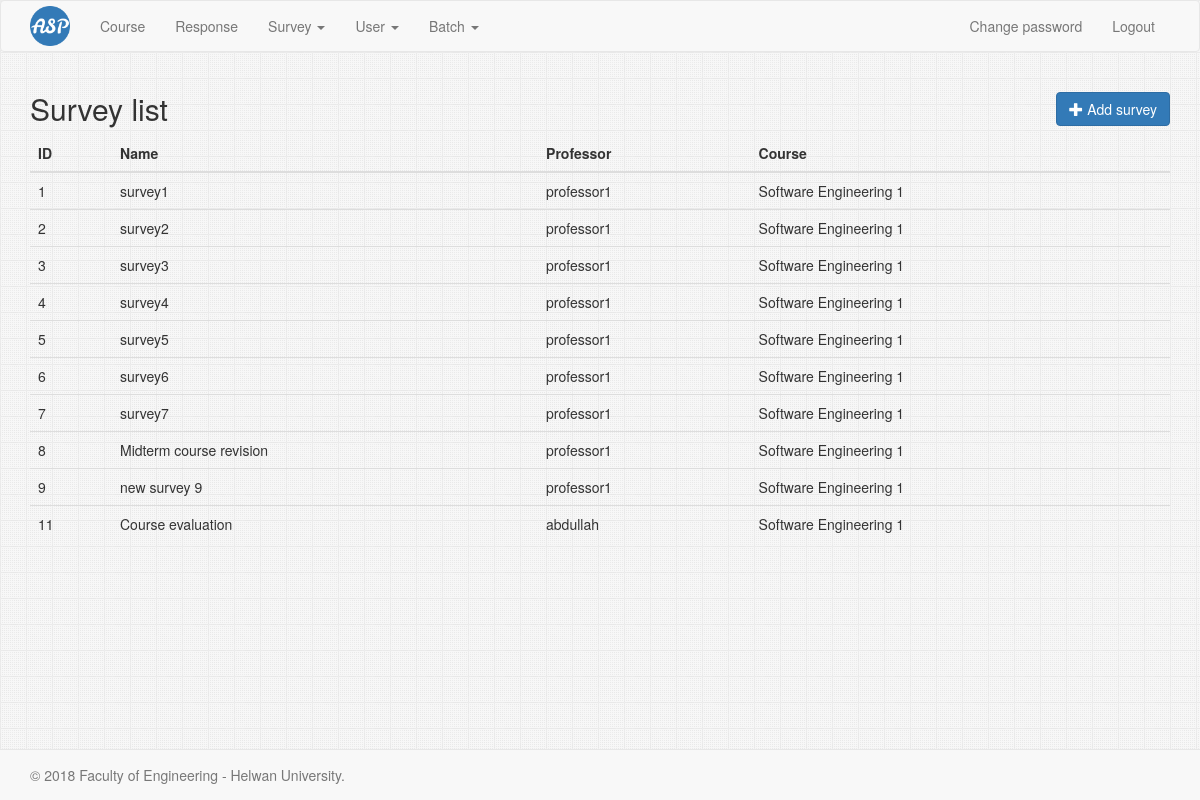
Before: /survey/list (signed in) with the older database file.
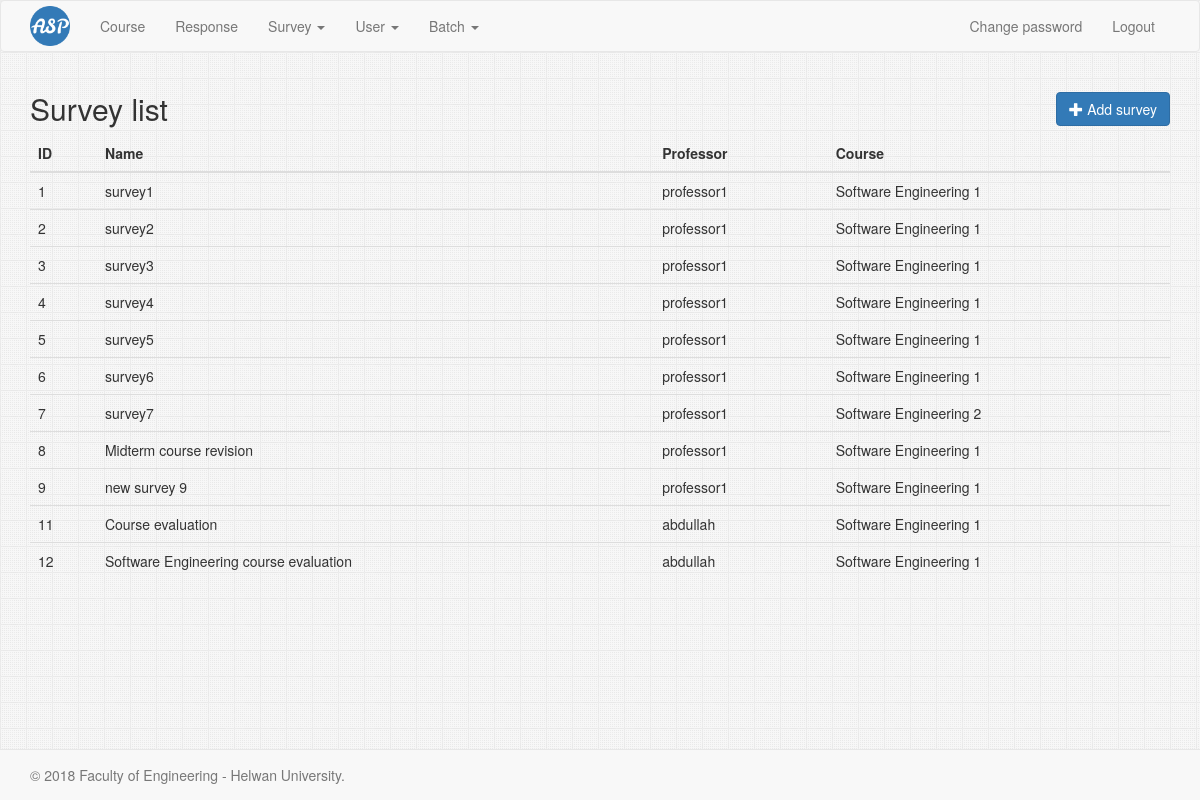
After: the same page with the newer database file.
### Survey/models.py (models this page shows, shortened)
class Survey(models.Model):
    name = models.CharField(
        max_length=400,
    )
    description = models.TextField(
        max_length=4000,
    )
    creation_date = models.DateTimeField(
        auto_now_add=True,
    )
    due_date = models.DateTimeField()
    is_active = models.BooleanField(
        default=True,
    )
    professor = models.ForeignKey(
        Professor,
        related_name='surveys',
    )
    educational_year = models.ForeignKey(
        EducationalYear,
        related_name='surveys',
    )
    course = models.ForeignKey(
        Course,
        related_name='surveys',
    )

### Professor/models.py (models this page shows)
class Professor(models.Model):
    user = models.OneToOneField(
        settings.AUTH_USER_MODEL,
        primary_key=True,
        on_delete=models.CASCADE,
    )
    secondary_email = models.EmailField(
        max_length=100,
    )
    courses = models.ManyToManyField(
        Course,
        related_name='professors',
        blank=True,
    )
    def __str__(self):
        return self.user.username

### Home/models.py (models this page shows)
class User(AbstractUser):
    id_number = models.BigIntegerField(
        unique=True,
        verbose_name='ID number',
    )
    name = models.CharField(
        max_length=300,
    )
    email = models.EmailField(
        max_length=254,
        unique=True,
    )
    mobile_number = models.CharField(
        max_length=15,
    )
    is_admin = models.BooleanField(
        default=False,
    )
    is_professor = models.BooleanField(
        default=False,
    )
    is_student = models.BooleanField(
        default=False,
    )

### Course/models.py (models this page shows)
class Course(models.Model):
    name = models.CharField(
        max_length=200,
    )
    code = models.CharField(
        max_length=200,
    )
    department = models.ForeignKey(
        Department,
        on_delete=models.CASCADE,
        related_name='courses',
    )
    academic_year = models.ForeignKey(
        AcademicYear,
        on_delete=models.CASCADE,
        related_name='courses',
    )
    is_active = models.BooleanField(
        default=True,
    )
    def __str__(self):
        return self.name

### Survey/views.py (the view)
@method_decorator([login_required, admin_required], name='dispatch')
class SurveyList(ListView):
    model = Survey

### Survey/templates/Survey/survey_list.html (shortened to what this page needs)
{% extends 'base.html' %}
{% block content %}
    <h2>
    Survey list
    <a href="{% url 'survey:create' %}" class="btn btn-primary pull-right">
      <span class="glyphicon glyphicon-plus"></span> Add survey
    </a>
    </h2>
    <table class="table table-hover">
    <thead>
        <tr>
            <th>ID</th>
            <th>Name</th>
            <th>Professor</th>
            <th>Course</th>
        </tr>
    </thead>
    <tbody data-link="row" class="rowlink">
        {% for survey in survey_list %}
            <tr>
                <td><a href="{% url 'survey:read' survey.id %}">{{ survey.id }}</a></td>
                <td>{{ survey.name }}</td>
                <td>{{ survey.professor }}</td>
                <td>{{ survey.course }}</td>
            </tr>
        {% empty %}
        <tr>
            <td colspan="6" class="text-center">No result</td>
        </tr>
        {% endfor %}
    </tbody>
    </table>
{% endblock %}

Changed rows visible on the page:
changed Survey "survey7": course "Software Engineering 1" → "Software Engineering 2"
added Survey: id "12", name "Software Engineering course evaluation", professor "abdullah", course "Software Engineering 1"
